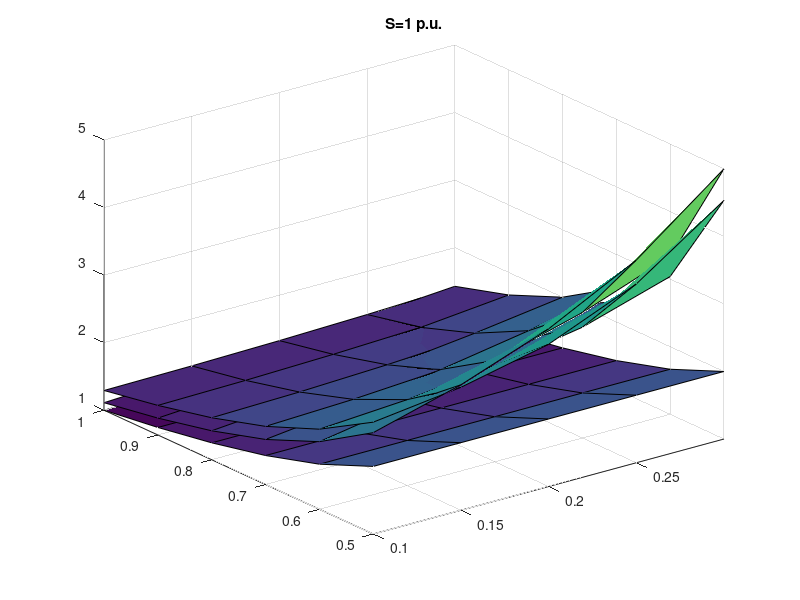

Here is the MATLAB script that generated this plot:
clear all
Vp=.5:.1:1;
Vn=0.1:0.05:0.3;
P=0.9;
Q=sqrt(1-P^2);


for i=1:6
    for j=1:5
        iBPSC(i,j)=1/Vp(i);
        iICPS(i,j)=1/(Vp(i)-Vn(j));
        V2(i,j)=Vp(i)+Vn(j);
        V1(i,j)=Vp(i)-Vn(j);
        iPNSC1(i,j)=sqrt(P^2*V2(i,j)^2+Q^2*V1(i,j)^2)/(Vp(i)^2-Vn(j)^2);
        iPNSC2(i,j)=sqrt(V2(i,j)^2*(P/2+sqrt(3)*Q/2)^2+V1(i,j)^2*(sqrt(3)*P/2+Q/2))/(Vp(i)^2-Vn(j)^2);
        iPNSC(i,j)=max(iPNSC1(i,j),iPNSC2(i,j)) 
    end
end

figure
surf(Vn,Vp,iBPSC)
hold on
surf(Vn,Vp,iICPS)
hold on
surf(Vn,Vp,iPNSC)
% ylabel('Positive sequence Voltage Magnitude (p.u.)')
ylim([0.5 1])
xlim([0.1 .3])
% xlabel('Negative sequence Voltage Magnitude (p.u.)')
title('S=1 p.u.')
grid on